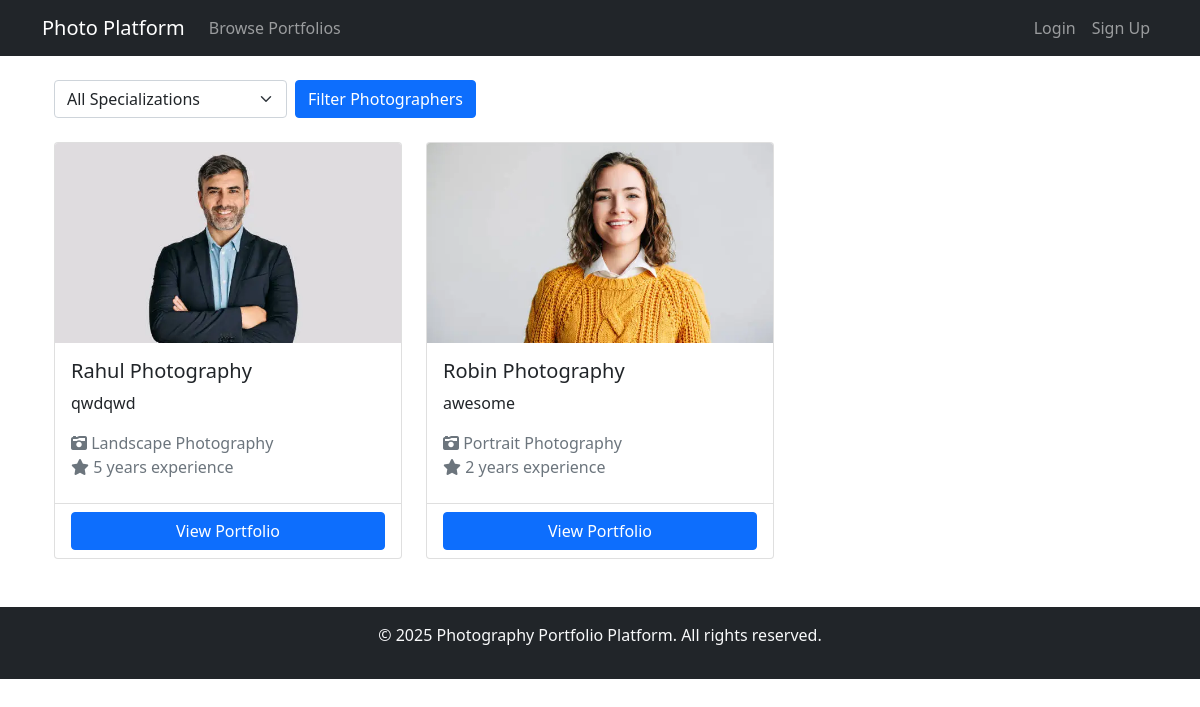
The page /browse/ on the database its author committed.
### photographer/models.py (models this page shows, shortened)
class Portfolio(models.Model):
    SPECIALIZATION_CHOICES = [
        ('portrait', 'Portrait Photography'),
        ('wedding', 'Wedding Photography'),
        ('landscape', 'Landscape Photography'),
        ('fashion', 'Fashion Photography'),
        ('wildlife', 'Wildlife Photography'),
    ]
    photographer = models.OneToOneField(User, on_delete=models.CASCADE)
    title = models.CharField(max_length=200)
    description = models.TextField()
    specialization = models.CharField(max_length=20, choices=SPECIALIZATION_CHOICES)
    experience = models.IntegerField(help_text="Years of experience")
    is_approved = models.BooleanField(default=False)
    created_at = models.DateTimeField(auto_now_add=True)
    updated_at = models.DateTimeField(auto_now=True)

class Image(models.Model):
    portfolio = models.ForeignKey(Portfolio, on_delete=models.CASCADE, related_name='images')
    image = models.ImageField(upload_to='portfolio_images/')
    title = models.CharField(max_length=200)
    description = models.TextField(blank=True)
    category = models.CharField(max_length=50)
    upload_date = models.DateTimeField(auto_now_add=True)

### client/views.py (the view)
# urls.py: path('browse/', views.browse_portfolios, name='browse_portfolios'),
def browse_portfolios(request):
    specialization = request.GET.get('specialization', '')
    portfolios = Portfolio.objects.filter(is_approved=True)
    if specialization:
        portfolios = portfolios.filter(specialization=specialization)
    portfolios = portfolios.order_by('-updated_at')
    context = {
        'portfolios': portfolios,
        'specialization': specialization,
    }
    return render(request, 'client/browse_portfolios.html', context)

### client/templates/client/browse_portfolios.html (shortened to what this page needs)
{% extends 'base.html' %}
{% block content %}
<div class="container">
    <div class="row mb-4">
        <div class="col-md-8">
            <form method="get" class="d-flex gap-2">
                <select name="specialization" class="form-select" style="width: auto;">
                    <option value="">All Specializations</option>
                </select>
                <button type="submit" class="btn btn-primary">Filter Photographers</button>
            </form>
        </div>
    </div>
    <div class="row row-cols-1 row-cols-md-3 g-4">
        {% for portfolio in portfolios %}
            <div class="col">
                <div class="card h-100">
                    {% with first_image=portfolio.images.first %}
                        {% if first_image %}
                            <img src="{{ first_image.image.url }}" class="card-img-top" alt="{{ portfolio.title }}" style="height: 200px; object-fit: cover;">
                        {% else %}
                            <div class="bg-secondary text-white d-flex align-items-center justify-content-center" style="height: 200px;">
                                <i class="fas fa-camera fa-3x"></i>
                            </div>
                        {% endif %}
                    {% endwith %}
                    <div class="card-body">
                        <h5 class="card-title">{{ portfolio.title }}</h5>
                        <p class="card-text">{{ portfolio.description|truncatechars:150 }}</p>
                        <p class="text-muted mb-2">
                            <i class="fas fa-camera-retro"></i> {{ portfolio.get_specialization_display }}<br>
                            <i class="fas fa-star"></i> {{ portfolio.experience }} years experience
                        </p>
                    </div>
                    <div class="card-footer bg-transparent">
                        <div class="d-grid">
                            <a href="{% url 'portfolio_detail' portfolio.id %}" class="btn btn-primary">View Portfolio</a>
                        </div>
                    </div>
                </div>
            </div>
        {% endfor %}
    </div>
</div>
{% endblock %}

### rows shown on the page
Portfolio: images.first.image (picture), title "Rahul Photography", description "qwdqwd", specialization "Landscape Photography", experience "5"
Portfolio: images.first.image (picture), title "Robin Photography", description "awesome", specialization "Portrait Photography", experience "2"
